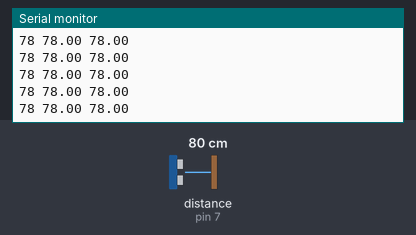
Bench run of a sketch on a simulated Arduino Uno, built with avr-gcc and run on an emulated ATmega328P. On the bench: the last lines printed to the serial monitor. Wiring (inferred from the names in the program): ultrasonic range finder: trigger pin 8; echo pin 7. The test bench sets the inputs (shaded band); at power-on: distance to the obstacle (sensor on pin 7) 80 cm. The echo pulse lasts 58.3 µs per cm.

Above: at 1.2 s.
1.3 s: distance to the obstacle (sensor on pin 7) set to 2 cm
At 2.1 s:
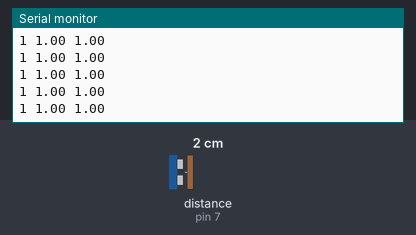
4.3 s: distance to the obstacle (sensor on pin 7) set to 4 cm
At 5.0 s:
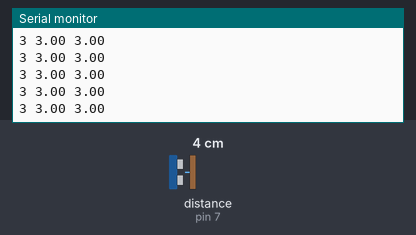
Timing chart, 0 to 7.3 s (numbered marks = the images above; inputs shaded):
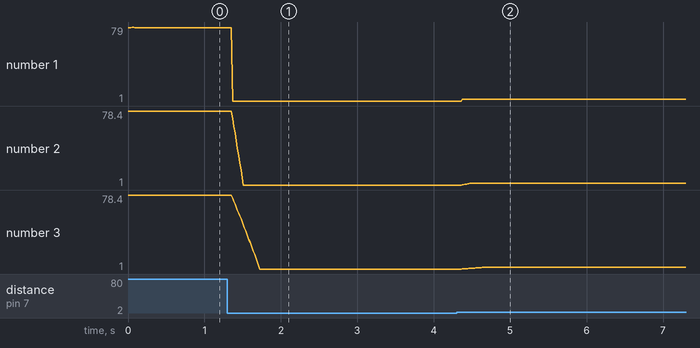

Measured:
- after the input at 1.3 s, the serial monitor: prints a new line after 0.07 s (image 1)
- after the input at 4.3 s, the serial monitor: prints a new line after 0.08 s (image 2)
- plotted number 1: 78 → 1 after the input at 1.3 s, 1 → 3 after the input at 4.3 s
- plotted number 2: 78 → 1 after the input at 1.3 s, 1 → 3 after the input at 4.3 s
- plotted number 3: 78 → 1 after the input at 1.3 s, 1 → 3 after the input at 4.3 s

The sketch:

DistanceMeasurement.ino
```cpp
#include "MovingAverage.h"
#include "DumbMovingAverage.h"

const int trigPin = 8;
const int echoPin = 7;
long duration;
int distance;
MovingAverage mavg(10);
MovingAverage mavg2(25);
DumbMovingAverage dumb(50);

void setup() {
  pinMode(trigPin, OUTPUT);
  pinMode(echoPin, INPUT);

  Serial.begin(9600);
}

void loop() {
  digitalWrite(trigPin, LOW);
  delayMicroseconds(2);

  digitalWrite(trigPin, HIGH);
  delayMicroseconds(10);
  digitalWrite(trigPin, LOW);

  duration = pulseIn(echoPin, HIGH);
  distance = duration*0.034/2;
  mavg.putNextNumber(distance);
  mavg2.putNextNumber(distance);
  dumb.putNextNumber(distance);

  Serial.print(distance);
  Serial.print(" ");
  Serial.print(mavg.getAverage());
  Serial.print(" ");
  Serial.print(mavg2.getAverage());

  /*if(dumb.canGetAverage()){
    Serial.print(" ");
    Serial.print(distance);
    Serial.print(" ");
    Serial.print(dumb.getAverage());
  }*/
  Serial.println("");
}
```

DumbMovingAverage.cpp
```cpp
#include "Arduino.h"
#include "DumbMovingAverage.h"

DumbMovingAverage::DumbMovingAverage(int n){
    initialize(n);
}

void DumbMovingAverage::initialize(int n){
    siz = n;
    sum = 0;
    counter = 0;
}

void DumbMovingAverage::putNextNumber(int next){
    if(counter % siz == 0){
        initialize(siz);
    }

    sum += next;
    ++counter;
}

bool DumbMovingAverage::canGetAverage(){
    return counter == siz;
}

double DumbMovingAverage::getAverage(){
    return sum / (double)siz;
}
```

DumbMovingAverage.h
```cpp
#ifndef DumbMovingAverage_h
#define DumbMovingAverage_h

#include "Arduino.h"

class DumbMovingAverage {
    public:
        DumbMovingAverage(int n);
        void putNextNumber(int next);
        bool canGetAverage();
        double getAverage();
    private:
        void initialize(int n);
        int siz;
        int sum;
        int counter;
};

#endif
```

MovingAverage.cpp
```cpp
#include "Arduino.h"
#include "MovingAverage.h"

MovingAverage::~MovingAverage(){
    delete[] array;
}

MovingAverage::MovingAverage(int n){
    size = n;
    array = new int[n];

    for(int i = 0; i < n; ++i){
        array[i] = -1;
    }
}

void MovingAverage::putNextNumber(int next){
    for(int i = size - 1; i != 0; --i){
        if(array[i] == -1){
            array[i] = next;

            return;
        }
    }

    for(int i = size - 1; i != 0; --i){
        array[i] = array[i - 1];
    }
    array[0] = next;
}

double MovingAverage::getAverage(){
    int sum = 0;
    int count = 0;

    for(int i = 0; i < size; ++i){
        if(array[i] != -1){
            sum += array[i];
            ++count;
        }
    }

    return sum / (double)count;
}
```

MovingAverage.h
```cpp
#ifndef MovingAverage_h
#define MovingAverage_h

#include "Arduino.h"

class MovingAverage {
    public:
        MovingAverage(int n);
        ~MovingAverage();
        void putNextNumber(int next);
        double getAverage();
    private:
        int size;
        int *array;
};

#endif
```
